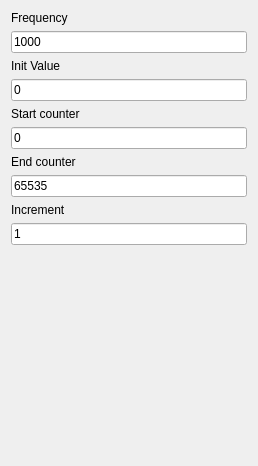
<?xml version="1.0" encoding="UTF-8"?>
<ui version="4.0">
 <class>BinaryCounterPatternUI</class>
 <widget class="QWidget" name="BinaryCounterPatternUI">
  <property name="geometry">
   <rect>
    <x>0</x>
    <y>0</y>
    <width>258</width>
    <height>466</height>
   </rect>
  </property>
  <property name="windowTitle">
   <string>Form</string>
  </property>
  <property name="toolTipDuration">
   <number>-3</number>
  </property>
  <layout class="QGridLayout" name="gridLayout">
   <item row="10" column="0">
    <widget class="QLabel" name="label_4">
     <property name="text">
      <string>Increment</string>
     </property>
    </widget>
   </item>
   <item row="12" column="0">
    <spacer name="verticalSpacer">
     <property name="orientation">
      <enum>Qt::Vertical</enum>
     </property>
     <property name="sizeHint" stdset="0">
      <size>
       <width>20</width>
       <height>40</height>
      </size>
     </property>
    </spacer>
   </item>
   <item row="7" column="0">
    <widget class="QLineEdit" name="startEdit">
     <property name="inputMask">
      <string/>
     </property>
     <property name="text">
      <string>0</string>
     </property>
     <property name="readOnly">
      <bool>true</bool>
     </property>
    </widget>
   </item>
   <item row="8" column="0">
    <widget class="QLabel" name="label_3">
     <property name="text">
      <string>End counter</string>
     </property>
    </widget>
   </item>
   <item row="1" column="0">
    <widget class="QLabel" name="label">
     <property name="text">
      <string>Frequency</string>
     </property>
    </widget>
   </item>
   <item row="6" column="0">
    <widget class="QLabel" name="label_2">
     <property name="text">
      <string>Start counter</string>
     </property>
    </widget>
   </item>
   <item row="11" column="0">
    <widget class="QLineEdit" name="incrementEdit">
     <property name="text">
      <string>1</string>
     </property>
     <property name="readOnly">
      <bool>true</bool>
     </property>
    </widget>
   </item>
   <item row="3" column="0">
    <widget class="QLineEdit" name="frequencyEdit">
     <property name="text">
      <string>1000</string>
     </property>
    </widget>
   </item>
   <item row="9" column="0">
    <widget class="QLineEdit" name="endEdit">
     <property name="text">
      <string>65535</string>
     </property>
     <property name="readOnly">
      <bool>false</bool>
     </property>
    </widget>
   </item>
   <item row="4" column="0">
    <widget class="QLabel" name="label_5">
     <property name="text">
      <string>Init Value</string>
     </property>
    </widget>
   </item>
   <item row="5" column="0">
    <widget class="QLineEdit" name="inittval_LE">
     <property name="text">
      <string>0</string>
     </property>
    </widget>
   </item>
  </layout>
 </widget>
 <resources/>
 <connections/>
</ui>
